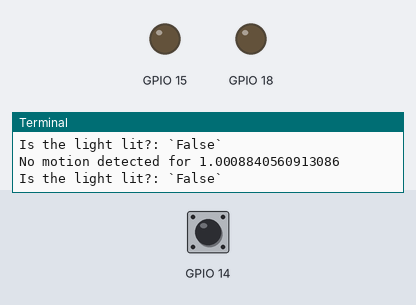
A program run on a simulated Raspberry Pi (BCM pin numbers). On the bench: output pins drawn as LEDs (lit = HIGH), the last lines printed to the terminal. The inputs (shaded band) are chosen by the test bench; at power-on: GPIO 14 LOW. The clock reads 2024-03-15 10:24:30 at power-on unless the program sets it.

Above: at 1.2 s.
1.3 s: GPIO 14 pulled HIGH for 1 s
At 3.5 s:
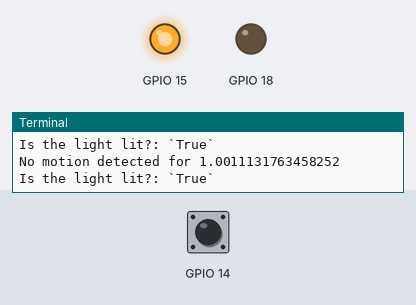
3.8 s: GPIO 14 pulled HIGH for 1 s
At 4.6 s:
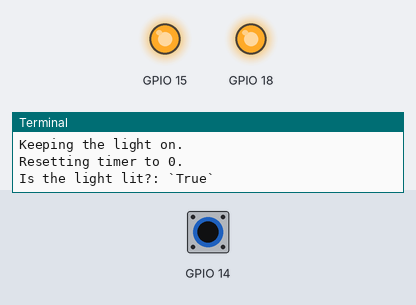
6.3 s: GPIO 14 pulled HIGH for 3.2 s
At 10.3 s:
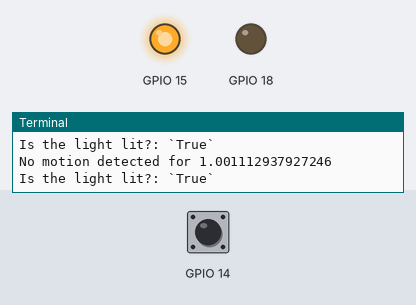
Timing chart, 0 to 11.8 s (numbered marks = the images above; inputs shaded):
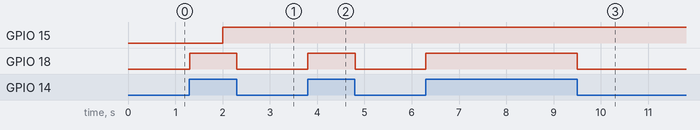

The program:

watch.py
```python
#!/usr/bin/env python3
"""
Got a new toy!!! The PIR motion sensor senses motion with infrared technology.
Pretty cool.

Here is the hookup on the breadboard:

.__________________________
|\ main board       \ rail \.
| +-----------------+-------+
| | (L1 )----.    .^v^.     |
| |     `----.    X |       |
| |                 |       |
| |  o            O | N   P |
| |                 |       |
| | (L2 )----.    .^v^.     |
| |     `----.    Y |       |
| |                 |       |
| |                 | -   + |
 \+-----------------+-------+

Legend
------
+            = 5V RPi pin
-            = Ground Pin Connection
o            = Output from PIR Sensor
O            = GPIO Pin 14
N            = Cathode Pin on PIR Sensor
P            = Anode Pin on PIR Sensor
.^v^.        = 1k ohm Resistor
(L#  )-----. = LED Cathode
     `-----. = LED Anode
X            = GPIO Pin 15
Y            = GPIO Pin 18

pin side (front)
     __--^--__
    /XXXXXXXXX\.
.__/XXXXXXXXXXX\___.
|__________________|
       | | |
       N o P

potentiometer side (reverse)
     __--^--__
    /XXXXXXXXX\.
.__/XXXXXXXXXXX\___.
|__________________|
     |+|  |+|
     A    B
A) Output Duration
B) Sensitivity

The PIR Sensor is difficult to represent with terminal art so I will link it
here as well!
[http://www.diymalls.com/HC-SR501-PIR-Infared-Sensor?search=PIR%20Sens]
"""
from time import sleep
from time import time

from gpiozero import MotionSensor
from gpiozero import LED


def turn_on_and_wait(sensor: object,
                     led: object,
                     detection_led: object,
                     shutdown_after_seconds: int,
                     rescan_after_seconds: int) -> None:
    """
    Description
    -----------
    Turns on the LED if motion is detected and lets it stay on at least as
    long as the :shutdown_after_seconds: variable. It will count by the intervals
    specified in the :rescan_after_seconds:. After that many seconds it will
    wait for addition al motion, if motion is detected it will reset the timer
    until it detects no motion for long enough to shut down.

    Params
    ------
    :light: object
    The sensor you are using to sense for motion.

    :led: object
    The LED you are triggering.

    :detection_led: object
    The LED which will correspond directly with the motion sensor's signals.

    :shutdown_after_seconds: int
    How many seconds to sleep before proceeding to read the signal again.

    :rescan_after_seconds: int
    The number of seconds to wait before scanning again.

    Return
    ------
    None
    """

    # This will add a light that shows when the motion sensor is actually
    # reading motion and sending a signal. This was necessary to tune the
    # potentiometer in order to see what the best trigger duration is. The
    # sensor appears to only be able to send a signal every ~5 seconds, but
    # can have a signal sent which lasts for well over a minute. The
    # potentiometer was very tricky to tune, but as long as your rescan
    # interval and potentiometer are roughly the same interval then you should
    # have no trouble using this. If anything it is better that the
    # potentiometer be tuned to slightly longer.
    sensor.when_motion = detection_led.on
    sensor.when_no_motion = detection_led.off

    started_waiting_time = time()
    while True:
        current_time = time()
        if sensor.motion_detected:
            started_waiting_time = current_time
            print("Motion detected.")
            print(f"{'Keeping' if led.is_lit else 'Turning'} the light on.")
            print("Resetting timer to 0.")
            led.on()
        else:
            print(f"No motion detected for {current_time - started_waiting_time}")
            if current_time - started_waiting_time >= shutdown_after_seconds:
                print(f"No motion detected for greater than {shutdown_after_seconds}. Shutting Down.")
                led.off()
                break
        print(f"Is the light lit?: `{led.is_lit}`")
        sleep(rescan_after_seconds)


if __name__ == "__main__":
    import argparse
    parser = argparse.ArgumentParser("The program for running the motions sensor and an LED.")
    parser.add_argument(
        '--sensor_pin',
        required=False,
        default=14,
        help="The GPIO pin receiving the sensor output. (default: 14)"
    )
    parser.add_argument(
        '--led_pin',
        required=False,
        default=15,
        help="The GPIO pin sending the signal to run the LED on or off. (default: 15)"
    )
    parser.add_argument(
        '--detection_led_pin',
        required=False,
        default=18,
        help="The GPIO pin sending the signal to run the LED detection pin. This pin just follows the sensor's output. (default: 18)"
    )
    parser.add_argument(
        '--shutdown_after_seconds',
        required=False,
        default=5 * 60,
        help="In seconds, how long to wait after no motion is detected to shut down the LED. (default: 5 * 60)"
    )
    parser.add_argument(
        '--rescan_after_seconds',
        required=False,
        default=1,
        help="In seconds, how long to wait between motion checks. (default: 1)"
    )
    args = parser.parse_args()
    sensor = MotionSensor(args.sensor_pin)
    led = LED(args.led_pin)
    detection_led = LED(args.detection_led_pin)
    while True:
        try:
            turn_on_and_wait(
                sensor=sensor,
                led=led,
                detection_led=detection_led,
                shutdown_after_seconds=int(args.shutdown_after_seconds),
                rescan_after_seconds=int(args.rescan_after_seconds)
            )
        except KeyboardInterrupt:
            print("Ending the program.")
            sensor.close()
            led.close()
            detection_led.close()
            break


while True:
    still_moving = sensor.motion_detected
    if still_moving:
            last_detected = time()
    keep_on = abs(time() - last_detected) <= 60
    if (still_moving or keep_on) and not led_on:
            print("Motion detected, turining LED on!")
            led.toggle()
    elif (still_moving or keep_on) and led_on:
            print(f"LED Still on... for `{time() - last_detected}` seconds")
    elif not (still_moving or keep_on) and not led_on:
            print("nothing detected...")
    elif not (still_moving or keep_on) and led_on:
            print(f"Dormant for `{time() - last_detected}` seconds, turning off")
            led.toggle()
    else:
            print("idk how we got here?")
    sleep(5)
    led_on = led.is_lit
```

Measured:
- after the input at 1.3 s, GPIO 15: LOW → HIGH after 0.70 s; GPIO 18: LOW → HIGH at once, → LOW 1.0 s later
- after the input at 3.8 s, GPIO 18: LOW → HIGH at once, → LOW 1.0 s later
- after the input at 6.3 s, GPIO 18: LOW → HIGH at once, → LOW 3.2 s later
